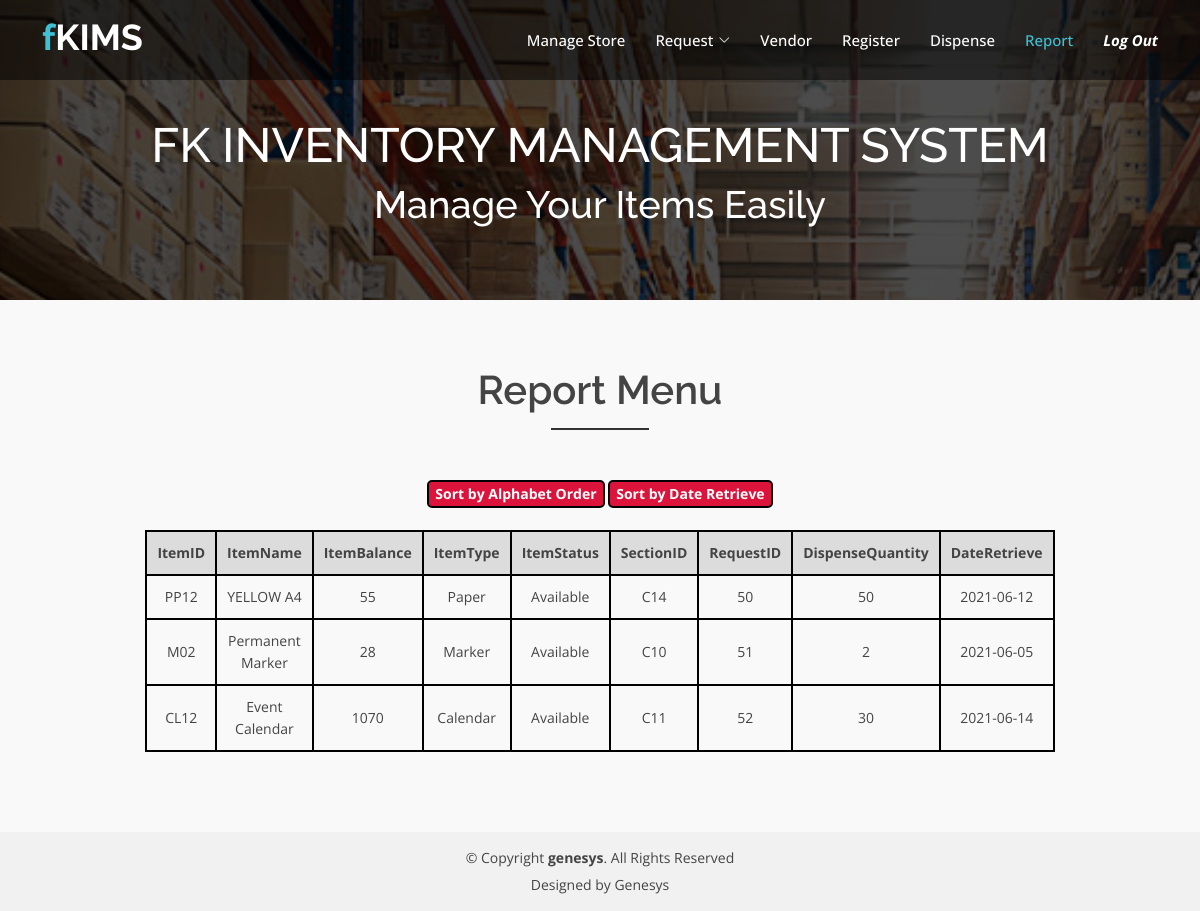
/View/GenerateReport/reportMain.php (signed in), run on the app's committed database.
### tables this page shows
CREATE TABLE `dispenseitem` (
  `dispenseID` int(11) NOT NULL,
  `adminID` varchar(20) NOT NULL,
  `itemID` varchar(20) NOT NULL,
  `quantityOut` int(11) NOT NULL,
  `StaffID` varchar(20) NOT NULL,
  `Date` varchar(20) NOT NULL,
  `Time` varchar(20) NOT NULL
);

CREATE TABLE `itemlist` (
  `vendorID` varchar(30) NOT NULL,
  `itemType` varchar(30) NOT NULL,
  `itemID` varchar(30) NOT NULL,
  `itemName` varchar(50) NOT NULL,
  `itemBalance` int(5) NOT NULL,
  `itemPrice` float NOT NULL,
  `RegDate` varchar(11) NOT NULL,
  `RegTime` varchar(11) NOT NULL,
  `itemStatus` varchar(200) NOT NULL,
  `itemDesc` varchar(200) NOT NULL,
  `sectionID` varchar(200) NOT NULL
);

### Controller/ReportController/ArrangeController.php (the view, shortened to what this page needs)
<?php
$sname= "localhost";
$unmae= "root";
$password = "";
$db_name = "fkims";
$conn = mysqli_connect($sname, $unmae, $password, $db_name);
            if(isset($_POST['search']))
            {
             $sql = "Select * FROM  itemlist INNER JOIN dispenseitem ON itemlist.itemID=dispenseitem.itemID ORDER BY itemName";
             $result = mysqli_query($conn, $sql);
             if(mysqli_num_rows($result) > 0)
             {
               while($row = mysqli_fetch_array($result))
                {
             ?>
             <tr>
               <td><?php echo $row["itemID"];?></td>
               <td><?php echo $row["itemName"];?></td>
               <td><?php echo $row["itemBalance"];?></td>
               <td><?php echo $row["itemType"];?></td>
               <td><?php echo $row["itemStatus"];?></td>
               <td><?php echo $row["sectionID"];?></td>
               <td><?php echo $row["dispenseID"];?></td>
               <td><?php echo $row["quantityOut"];?></td>
               <td><?php echo $row["Date"];?></td>
             </tr>
             <?php
                }
              }
          }
            else
            {
              $sql = "Select * FROM  itemlist INNER JOIN dispenseitem ON itemlist.itemID=dispenseitem.itemID ";
              $result = mysqli_query($conn, $sql);
              if(mysqli_num_rows($result) > 0)
              {
                while($row = mysqli_fetch_array($result))
                 {
              ?>
              <tr>
                <td><?php echo $row["itemID"];?></td>
               <td><?php echo $row["itemName"];?></td>
               <td><?php echo $row["itemBalance"];?></td>
               <td><?php echo $row["itemType"];?></td>
               <td><?php echo $row["itemStatus"];?></td>
               <td><?php echo $row["sectionID"];?></td>
               <td><?php echo $row["dispenseID"];?></td>
			   <td><?php echo $row["quantityOut"];?></td>
               <td><?php echo $row["Date"];?></td>
              </tr>
              <?php
                 }
               }
             }
?>

### View/assets/css/style.css (style rules this page uses)
html, body { height: 100%; }
body { background: #fff none repeat scroll 0 0; color: #444; font-family: 'Open Sans', sans-serif; font-size: 14px; text-align: left; overflow-x: hidden; line-height: 22px; }

### View/GenerateReport/reportMain.php (style rules this page uses)
table, th, td { border: 2px solid black; border-collapse: collapse; text-align: center; padding:10px; }

### data on the page
dispenseitem: itemID "PP12", itemID.itemName "YELLOW A4", itemID.itemBalance "55", itemID.itemType "Paper", itemID.itemStatus "Available", itemID.sectionID "C14", dispenseID "50", quantityOut "50", Date "2021-06-12"
dispenseitem: itemID "M02", itemID.itemName "Permanent Marker", itemID.itemBalance "28", itemID.itemType "Marker", itemID.itemStatus "Available", itemID.sectionID "C10", dispenseID "51", quantityOut "2", Date "2021-06-05"
dispenseitem: itemID "CL12", itemID.itemName "Event Calendar", itemID.itemBalance "1070", itemID.itemType "Calendar", itemID.itemStatus "Available", itemID.sectionID "C11", dispenseID "52", quantityOut "30", Date "2021-06-14"
